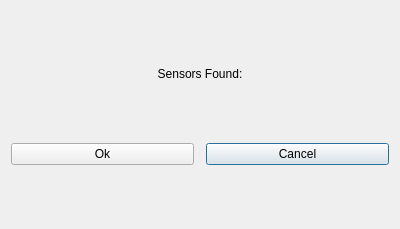
<?xml version="1.0" encoding="UTF-8"?>
<ui version="4.0">
 <class>GetSensorsDialog</class>
 <widget class="QDialog" name="GetSensorsDialog">
  <property name="geometry">
   <rect>
    <x>0</x>
    <y>0</y>
    <width>400</width>
    <height>229</height>
   </rect>
  </property>
  <property name="windowTitle">
   <string>Dialog</string>
  </property>
  <layout class="QGridLayout" name="gridLayout_2">
   <item row="3" column="2">
    <widget class="QPushButton" name="pushButton">
     <property name="sizePolicy">
      <sizepolicy hsizetype="Expanding" vsizetype="Fixed">
       <horstretch>0</horstretch>
       <verstretch>0</verstretch>
      </sizepolicy>
     </property>
     <property name="text">
      <string>Cancel</string>
     </property>
    </widget>
   </item>
   <item row="3" column="0">
    <widget class="QPushButton" name="pushButton_2">
     <property name="sizePolicy">
      <sizepolicy hsizetype="Expanding" vsizetype="Fixed">
       <horstretch>0</horstretch>
       <verstretch>0</verstretch>
      </sizepolicy>
     </property>
     <property name="text">
      <string>Ok</string>
     </property>
    </widget>
   </item>
   <item row="0" column="0" colspan="3">
    <widget class="QLabel" name="label">
     <property name="sizePolicy">
      <sizepolicy hsizetype="Minimum" vsizetype="Minimum">
       <horstretch>0</horstretch>
       <verstretch>0</verstretch>
      </sizepolicy>
     </property>
     <property name="maximumSize">
      <size>
       <width>16777215</width>
       <height>20</height>
      </size>
     </property>
     <property name="text">
      <string>Sensors Found:</string>
     </property>
     <property name="alignment">
      <set>Qt::AlignCenter</set>
     </property>
    </widget>
   </item>
   <item row="2" column="2">
    <layout class="QVBoxLayout" name="vLayout_types"/>
   </item>
   <item row="2" column="0">
    <layout class="QVBoxLayout" name="vLayout_cbs"/>
   </item>
  </layout>
 </widget>
 <resources/>
 <connections/>
</ui>
